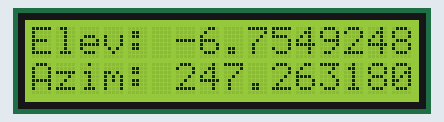
Simulated run of this sketch. Board: Arduino Uno, built with avr-gcc and run on an emulated ATmega328P. Shown: 16×2 character LCD.

Above: at 1.1 s.
At 4.1 s:
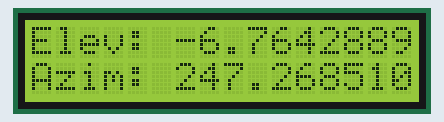
At 7.1 s:
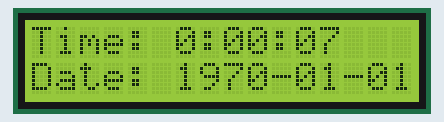
At 14.1 s:
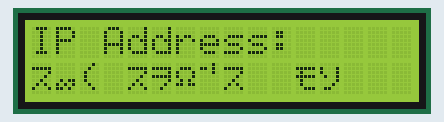
At 23.1 s:
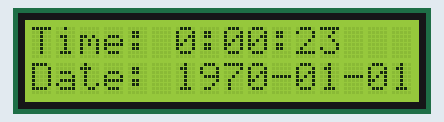
At 38.1 s:
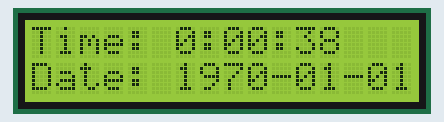

The sketch:

Solar_Power_Controller_-_Non_Commercial.ino
```cpp
/*
This program calculates solar positions as a function of location, date, and time.
The equations are from Jean Meeus, Astronomical Algorithms, Willmann-Bell, Inc., Richmond, VA
(C) 2015, David Brooks, Institute for Earth Science Research and Education.

Source: http://www.instesre.org/ArduinoUnoSolarCalculations.pdf
*/

#include <stdlib.h>
#include <string.h>
#include <ctype.h>

// Source: https://github.com/PaulStoffregen/Time.git
#include <TimeLib.h>

// Source: https://github.com/njh/EtherCard.git
#include <EtherCard.h>

// Source: https://www.airspayce.com/mikem/arduino/AccelStepper/index.html
#include <AccelStepper.h>

// Source: https://github.com/adafruit/Adafruit-Motor-Shield-library.git
// Note: This version of the Adafruit Motor Shield has been discontinued.
#include <AFMotor.h>

#include <LiquidCrystal.h>

#define DEG_TO_RAD 0.01745329
#define PI 3.141592654
#define TWOPI 6.28318531

#define ENC28J60_CS_PIN 3

// ethernet interface mac address, must be unique on the LAN
static byte mymac[] = { 0xDE,0xAD,0xBE,0xEF,0xFE,0xED };
static byte myip[] = { 192, 168, 0, 11 };

byte Ethernet::buffer[600];
BufferFiller bfill;

// two stepper motors one on each port
AF_Stepper elevMotor(200, 1);
AF_Stepper azimuthMotor(200, 2);

void elevForward() {
  elevMotor.onestep(FORWARD, SINGLE);
}

void elevBackward() {
  elevMotor.onestep(BACKWARD, SINGLE);
}

void azimuthForward() {
  azimuthMotor.onestep(FORWARD, SINGLE);
}

void azimuthBackward() {
  azimuthMotor.onestep(BACKWARD, SINGLE);
}

// Define some steppers and the pins the will use
AccelStepper elevStepper(elevForward, elevBackward);
AccelStepper azimuthStepper(azimuthForward, azimuthBackward);

float elevAdj = 2000.0;
float azimuthAdj = 2000.0;

float elev, azimuth;
float lon=-94.68896*DEG_TO_RAD, lat=29.746973*DEG_TO_RAD;
//float lon=0, lat=0;
int elevSteps, azimuthSteps;
byte manualExit = 0;

LiquidCrystal lcd(8,9,4,5,6,7);

const char homePage[] PROGMEM =
  "HTTP/1.0 200 OK\r\n"
  "Content-Type: text/html\r\n"
  "Pragma: no-cache\r\n"
  "\r\n"
  "<h1>Date: $D-$D$D-$D$D</h1>"
  "<h1>Time: $D$D:$D$D:$D$D</h1>"
  "<h1>Latitude: $S</h1>"
  "<h1>Longitude: $S</h1>"
  "<h1>Elevation: $S<h1>"
  "<h1>Azimuth: $S</h1>"
  "<h1>Elevation Adjustment: $S</h1>"
  "<h1>Azimuth Adjustment: $S</h1>"
  "<h1>Elevation Steps: $S</h1>"
  "<h1>Azimuth Steps: $S</h1>"
  "<h1>Elev Distance to Go: $S</h1>"
  "<h1>Azimuth Distance to Go: $S</h1>"
  "<h1>Elevation Current Position: $S</h1>"
  "<h1>Azimuth Current Position: $S</h1>"
  "<h1>Status: $S</h1>"
"";

const char busyPage[] PROGMEM = "HTTP/1.0 500 Internal Server Error\r\n";

void processNetRequest(int pos, void (*callbackFunc)(const char*)) {

    char* start_line;
    char* end_line;
    char* query_string;

    char* data = (char *) Ethernet::buffer + pos;

    end_line = strchr(data, '\n');
    query_string = (char*)malloc(end_line-data+1);

    strncpy(query_string, data, end_line-data);
    query_string[end_line-data] = '\0';
    start_line = strchr(query_string, '?');
    start_line++;

    end_line = strchr(start_line, ' ');
    start_line[end_line-start_line] = '\0';
    callbackFunc(start_line);

    free(query_string);
}

void manualMoveAndAdjust(void (*callbackFunc)(const char*)) {

  char* lineString = "    ";
  byte prevSecond;
  word len;
  word pos;

  int azimuthIn;
  int elevIn;

  elev=(elevAdj*elev-elevStepper.distanceToGo())/elevAdj;
  azimuth=(azimuthAdj*azimuth-azimuthStepper.distanceToGo())/azimuthAdj;

  while (true) {

    sendHomePage(3); // send web page data

    prevSecond = second();
    while (true) {

      len = ether.packetReceive();
      pos = ether.packetLoop(len);

      if (pos) { // check if valid tcp data is received
        break;
      }
    }

    processNetRequest(pos, callbackFunc);

    elevStepper.move((long)elevSteps);
    azimuthStepper.move((long)azimuthSteps);

    lcd.home();
    if (-999 <= elevSteps && elevSteps <= 9999) {
      sprintf(lineString, "%4d", elevSteps);
    } else {
      lineString = "????";
    }
    lcd.print(F("Elev Steps: "));
    lcd.print(lineString);
    if (-999 <= azimuthSteps && azimuthSteps <= 9999) {
      sprintf(lineString, "%4d", azimuthSteps);
    } else {
      lineString = "????";
    }
    lcd.setCursor(0, 1);
    lcd.print(F("Azim Steps: "));
    lcd.print(lineString);

    while (elevStepper.distanceToGo() || azimuthStepper.distanceToGo()) {
      len = ether.packetReceive();
      pos = ether.packetLoop(len);
      if (pos) {
        sendHomePage(2); // send web page data
      }
      elevStepper.run();
      azimuthStepper.run();
    }

    elev=(elevAdj*elev+elevSteps)/elevAdj;
    azimuth=(azimuthAdj*azimuth+azimuthSteps)/azimuthAdj;

    if (manualExit) {
      break;
    }
  }
}

void resetEtherConnection() {

  bool networkSuccess = 0;

  if (!ether.begin(sizeof(Ethernet::buffer), mymac, ENC28J60_CS_PIN)) {
    lcd.home();
    lcd.print(F("Ethernet        "));
    lcd.setCursor(0, 1);
    lcd.print(F("failed . . .    "));
  }

  lcd.home();

  if (sizeof(myip) == sizeof(byte)*4) {
    networkSuccess = ether.staticSetup(myip);
  } else {
    networkSuccess = ether.dhcpSetup();
  }

  if (!networkSuccess) {
    lcd.print(F("IP network setup"));
    lcd.setCursor(0, 1);
    lcd.print(F("failed . . .    "));
  }
}

void setup() {

  lcd.begin(16, 2);
  delay(1000);

  lcd.home();
  lcd.print(F("Starting        "));
  lcd.setCursor(0, 1);
  lcd.print(F("tracker . . .   "));

  elevStepper.setMaxSpeed(1000.0);
  elevStepper.setAcceleration(1000.0);

  azimuthStepper.setMaxSpeed(1000.0);
  azimuthStepper.setAcceleration(1000.0);

  lcd.home();
  lcd.print(F("Starting        "));
  lcd.setCursor(0, 1);
  lcd.print(F("network . . .   "));

  resetEtherConnection();
}

void loop() {

  word len;
  word pos;

  time_t timenow = now();

  getElevAzimuth(lon, lat, year(timenow), month(timenow), day(timenow), hour(timenow), minute(timenow), second(timenow), &elev, &azimuth);
  printDisplay();

  if (elevAdj*elev > 0) {
    elevStepper.moveTo((long)elevAdj*elev);
    azimuthStepper.moveTo((long)azimuthAdj*azimuth);
  }

  while (elevStepper.distanceToGo() || azimuthStepper.distanceToGo()) {
    len = ether.packetReceive();
    pos = ether.packetLoop(len);
    if (pos) {
      sendHomePage(2); // send web page data
    }
    elevStepper.run();
    azimuthStepper.run();
  }

  len = ether.packetReceive();
  pos = ether.packetLoop(len);
  if (pos) { // check if valid tcp data is received
    processNetRequest(pos, setControl);
    getElevAzimuth(lon, lat, year(timenow), month(timenow), day(timenow), hour(timenow), minute(timenow), second(timenow), &elev, &azimuth);
    sendHomePage(0); // send web page data
  }
}

void printDisplay() {

  char lineVar[17];
  time_t timenow = now();

  lcd.home();

  switch ((second(timenow) / 5) % 3) {

    case 0:

      dtostrf(elev/DEG_TO_RAD, 4, 8, lineVar);
      lineVar[10] = '\0';
      lcd.print(F("Elev: "));
      lcd.print(lineVar);
      lcd.setCursor(0, 1);

      dtostrf(azimuth/DEG_TO_RAD, 4, 8, lineVar);
      lineVar[10] = '\0';
      lcd.print(F("Azim: "));
      lcd.print(lineVar);

      break;

    case 1:

      sprintf(lineVar, "%d:%02d:%02d", hour(timenow), minute(timenow), second(timenow));
      lcd.print(F("Time: "));
      lcd.print(lineVar);
      for (int i = 0; i < (10 - strlen(lineVar)); i++) {
        lcd.write(' ');
      }

      lcd.setCursor(0, 1);

      sprintf(lineVar, "%d-%02d-%02d", year(timenow), month(timenow), day(timenow));
      lcd.print(F("Date: "));
      lcd.print(lineVar);
      for (int i = 0; i < (10 - strlen(lineVar)); i++) {
        lcd.write(' ');
      }

      break;

    case 2:

      ether.makeNetStr(lineVar, ether.myip, 4, '.', 10);
      lcd.print(F("IP Address:     "));
      lcd.setCursor(0, 1);
      lcd.print(lineVar);
      for (int i = 0; i < (16 - strlen(lineVar)); i++) {
        lcd.write(' ');
      }

      break;
  }
}

void getElevAzimuth(float lonIn, float latIn, int yearIn, int monthIn, int dayIn, int hourIn, int minuteIn, int secondIn, float* elevIn, float* azimuthIn) {

  float T,JD_frac,L0,M,e,C,L_true,f,R,GrHrAngle,Obl,RA,Decl,HrAngle;
  long JD_whole,JDx;

  JD_whole=JulianDate(yearIn,monthIn,dayIn);
  JD_frac=(hourIn+minuteIn/60.+secondIn/3600.)/24.-.5;
  T=JD_whole-2451545;
  T=(T+JD_frac)/36525.;
  L0=DEG_TO_RAD*fmod(280.46645+36000.76983*T,360);
  M=DEG_TO_RAD*fmod(357.5291+35999.0503*T,360);
  e=0.016708617-0.000042037*T;
  C=DEG_TO_RAD*((1.9146-0.004847*T)*sin(M)+(0.019993-0.000101*T)*sin(2*M)+0.00029*sin(3*M));
  f=M+C;
  Obl=DEG_TO_RAD*(23+26/60.+21.448/3600.-46.815/3600*T);
  JDx=JD_whole-2451545;
  GrHrAngle=280.46061837+(360*JDx)%360+.98564736629*JDx+360.98564736629*JD_frac;
  GrHrAngle=fmod(GrHrAngle,360.);
  L_true=fmod(C+L0,TWOPI);
  R=1.000001018*(1-e*e)/(1+e*cos(f));
  RA=atan2(sin(L_true)*cos(Obl),cos(L_true));
  Decl=asin(sin(Obl)*sin(L_true));
  HrAngle=DEG_TO_RAD*GrHrAngle+lonIn-RA;

  *elevIn=asin(sin(latIn)*sin(Decl)+cos(latIn)*(cos(Decl)*cos(HrAngle)));
  // Azimuth measured eastward from north.
  *azimuthIn=PI+atan2(sin(HrAngle),cos(HrAngle)*sin(latIn)-tan(Decl)*cos(latIn));
}

void setControl(const char* query_string) {

  int controlOp;

  int julianDateIn;
  int elevSteps, azimuthSteps;

  controlOp = getIntFromQueryString(query_string, "controlOp", 0);

  switch (controlOp) {
    case 1: // Set Time (Date)
      setDeviceTime(query_string);
      break;
    case 2: // Set Time (Julian Date)
      setDeviceJDTime(query_string);
      break;
    case 3: // Set Longitude/Latitude
      setLatLon(query_string);
      break;
    case 4: // Adjust Azimuth/Elevation Position
      adjustElevAzimuthPos();
      break;
    case 5: // Adjust Azimuth/Elevation Values
      setElevAzimuthVals(query_string);
      break;
    case 6: // Adjust Elevation Stepper
      setElevAzimuthAdjVals(query_string);
      break;
    case 7: // Manual Move
      manualMove();
      break;
    case 8: // Manual Adjust
      manualAdjust();
      break;
    default:
      break;
  }
}

long JulianDate(int yearIn, int monthIn, int dayIn) {
  long JD_whole;
  int A,B;
  if (monthIn<=2) {
    yearIn--;
    monthIn+=12;
  }
  A=yearIn/100;
  B=2-A+A/4;
  JD_whole=(long)(365.25*(yearIn+4716))+(int)(30.6001*(monthIn+1))+dayIn+B-1524;
  return JD_whole;
}

char* getStringFromQueryString(const char* query_string, const char* key) {

  char queryValue[50];

  memset(queryValue, '\0', sizeof(queryValue));
  if (ether.findKeyVal(query_string, queryValue, sizeof(queryValue), key)) {
    return queryValue;
  }

  return NULL;
}

int getIntFromQueryString(const char* query_string, const char* key, int errorReturn) {

  int valueValid = 1;
  char* value = getStringFromQueryString(query_string, key);

  if (value) {
    for (int i = 0; i < strlen(value); i++) {
      if (!isdigit(value[i])) {
        valueValid = 0;
      }
    }
    if (valueValid) {
      return (int)atoi(value);
    }
  }

  return errorReturn;
}

void setLatLon(const char* query_string) {
  if (getStringFromQueryString(query_string, "lon")) {
    lon = strtod(getStringFromQueryString(query_string, "lon"), NULL)*DEG_TO_RAD;
  }
  if (getStringFromQueryString(query_string, "lat")) {
    lat = strtod(getStringFromQueryString(query_string, "lat"), NULL)*DEG_TO_RAD;
  }
}

void setDeviceTime(const char* query_string) {

  int yearIn, monthIn, dayIn, hourIn, minuteIn, secondIn;

  yearIn = getIntFromQueryString(query_string, "year", 0);
  monthIn = getIntFromQueryString(query_string, "month", 0);
  dayIn = getIntFromQueryString(query_string, "day", 0);
  hourIn = getIntFromQueryString(query_string, "hour", 0);
  minuteIn = getIntFromQueryString(query_string, "minute", 0);
  secondIn = getIntFromQueryString(query_string, "second", 0);

  setTime(hourIn, minuteIn, secondIn, dayIn, monthIn, yearIn);
}

void setDeviceJDTime(const char* query_string) {
  int jdtime = getIntFromQueryString(query_string, "jdtime", 0);
  setTime(jdtime);
}

void setElevAzimuthAdjVals(const char* query_string) {
  azimuthAdj = (float)getIntFromQueryString(query_string, "azimuthAdj", azimuthAdj);
  elevAdj = (float)getIntFromQueryString(query_string, "elevAdj", elevAdj);
}

void setElevAzimuthVals(const char* query_string) {
  if (getStringFromQueryString(query_string, "azimuth")) {
    azimuth = strtod(getStringFromQueryString(query_string, "azimuth"), NULL)*DEG_TO_RAD;
  }
  if (getStringFromQueryString(query_string, "elev")) {
    elev = strtod(getStringFromQueryString(query_string, "elev"), NULL)*DEG_TO_RAD;
  }
}

void adjustElevAzimuthPos() {

  byte prevSecond;

  word len;
  word pos;

  lcd.home();
  lcd.print(F("Align w/ horizon"));
  lcd.setCursor(0, 1);
  lcd.print(F("due North.      "));

  elevStepper.moveTo(0);
  azimuthStepper.moveTo(0);
  while (elevStepper.distanceToGo() || azimuthStepper.distanceToGo()) {
    len = ether.packetReceive();
    pos = ether.packetLoop(len);
    if (pos) {
      sendHomePage(2); // send web page data
    }
    elevStepper.run();
    azimuthStepper.run();
  }

  manualMove();
  elevStepper.setCurrentPosition(0);
  azimuthStepper.setCurrentPosition(0);
}

void setManualSteps(const char* query_string) {
    azimuthSteps = getIntFromQueryString(query_string, "azimuthSteps", 0);
    elevSteps = getIntFromQueryString(query_string, "elevSteps", 0);
    manualExit = getIntFromQueryString(query_string, "manualExit", 0);
}

void setManualStepsAndAdjust(const char* query_string) {
    setElevAzimuthAdjVals(query_string);
    setElevAzimuthVals(query_string);
    elevStepper.setCurrentPosition(getIntFromQueryString(query_string, "elevPos", elevStepper.currentPosition()));
    azimuthStepper.setCurrentPosition(getIntFromQueryString(query_string, "azimuthPos", azimuthStepper.currentPosition()));
    azimuthSteps = getIntFromQueryString(query_string, "azimuthSteps", 0);
    elevSteps = getIntFromQueryString(query_string, "elevSteps", 0);
    manualExit = getIntFromQueryString(query_string, "manualExit", 0);
}

void manualMove() {
  manualMoveAndAdjust(setManualSteps);
}

void manualAdjust() {
  manualMoveAndAdjust(setManualStepsAndAdjust);
}

void sendHomePage(int trackerStatusIn) {

  time_t timenow = now();

  byte encchunk[17];

  char latEmit[13];
  char lonEmit[13];
  char elevEmit[13];
  char azimuthEmit[13];
  char elevAdjEmit[13];
  char azimuthAdjEmit[13];
  char elevStepsEmit[13];
  char azimuthStepsEmit[13];
  char elevDTGEmit[13];
  char azimuthDTGEmit[13];
  char elevCPEmit[13];
  char azimuthCPEmit[13];
  char trackerStatusEmit[3];

  int trackerStatus = 0;

  if (trackerStatusIn != 0) {
    trackerStatus = trackerStatusIn;
  } else {
    trackerStatus = 1;
  }

  dtostrf(lat/DEG_TO_RAD, 3, 7, latEmit);
  dtostrf(lon/DEG_TO_RAD, 3, 7, lonEmit);
  dtostrf((elevAdj*elev-elevStepper.distanceToGo())/elevAdj/DEG_TO_RAD, 3, 7, elevEmit);
  dtostrf((azimuthAdj*azimuth-azimuthStepper.distanceToGo())/azimuthAdj/DEG_TO_RAD, 3, 7, azimuthEmit);
  dtostrf(elevAdj, 10, 0, elevAdjEmit);
  dtostrf(azimuthAdj, 10, 0, azimuthAdjEmit);
  dtostrf(elevSteps, 10, 0, elevStepsEmit);
  dtostrf(azimuthSteps, 10, 0, azimuthStepsEmit);
  dtostrf(elevStepper.distanceToGo(), 10, 0, elevDTGEmit);
  dtostrf(azimuthStepper.distanceToGo(), 10, 0, azimuthDTGEmit);
  dtostrf(elevStepper.currentPosition(), 10, 0, elevCPEmit);
  dtostrf(azimuthStepper.currentPosition(), 10, 0, azimuthCPEmit);
  dtostrf(trackerStatus, 2, 0, trackerStatusEmit);

  bfill = ether.tcpOffset();
  bfill.emit_p(
    homePage,
    year(timenow),
    month(timenow)/10, month(timenow)%10,
    day(timenow)/10, day(timenow)%10,
    hour(timenow)/10, hour(timenow)%10,
    minute(timenow)/10, minute(timenow)%10,
    second(timenow)/10, second(timenow)%10,
    latEmit,
    lonEmit,
    elevEmit,
    azimuthEmit,
    elevAdjEmit,
    azimuthAdjEmit,
    elevStepsEmit,
    azimuthStepsEmit,
    elevDTGEmit,
    azimuthDTGEmit,
    elevCPEmit,
    azimuthCPEmit,
    trackerStatusEmit
  );
  ether.httpServerReply(bfill.position());
}

void sendBusyPage() {
  ether.httpServerReplyAck(); // send ack to the request
  memcpy_P(ether.tcpOffset(), busyPage, sizeof(busyPage));//only the first part will sended
  ether.httpServerReply(sizeof(busyPage) - 1);
}
```

Measured:
- what the display in image 0 shows lasts 0.9 s, from 1.1 s to 2.0 s
- what the display in image 1 shows lasts 1.0 s, from 4.0 s to 5.0 s
